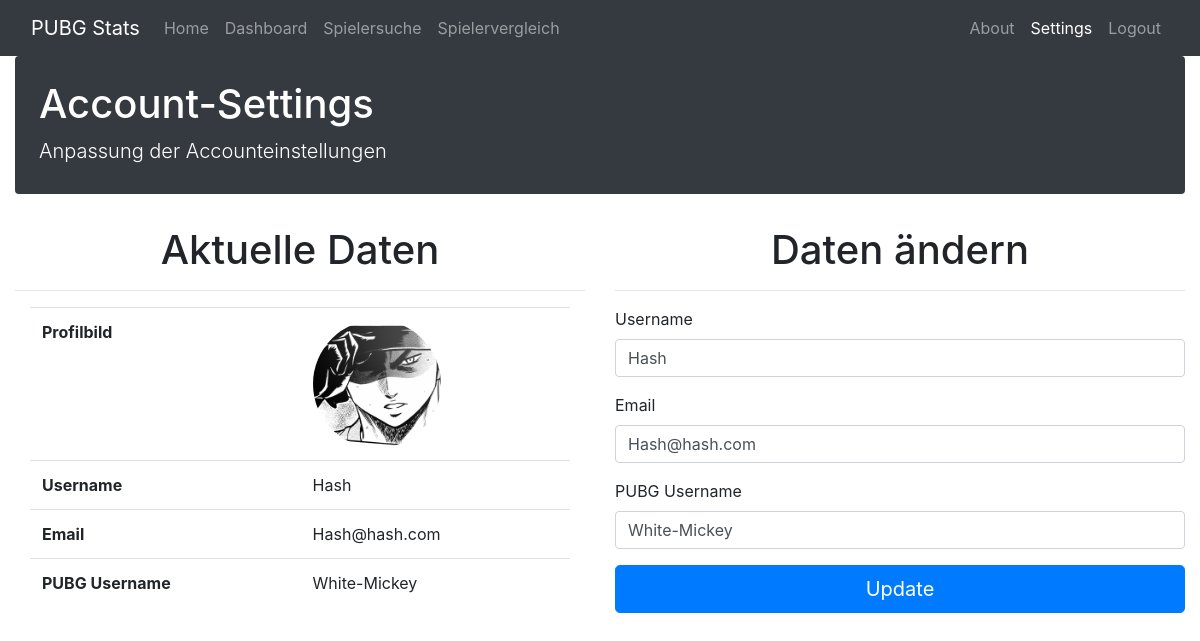
Before: /settings (signed in) with the older database file.
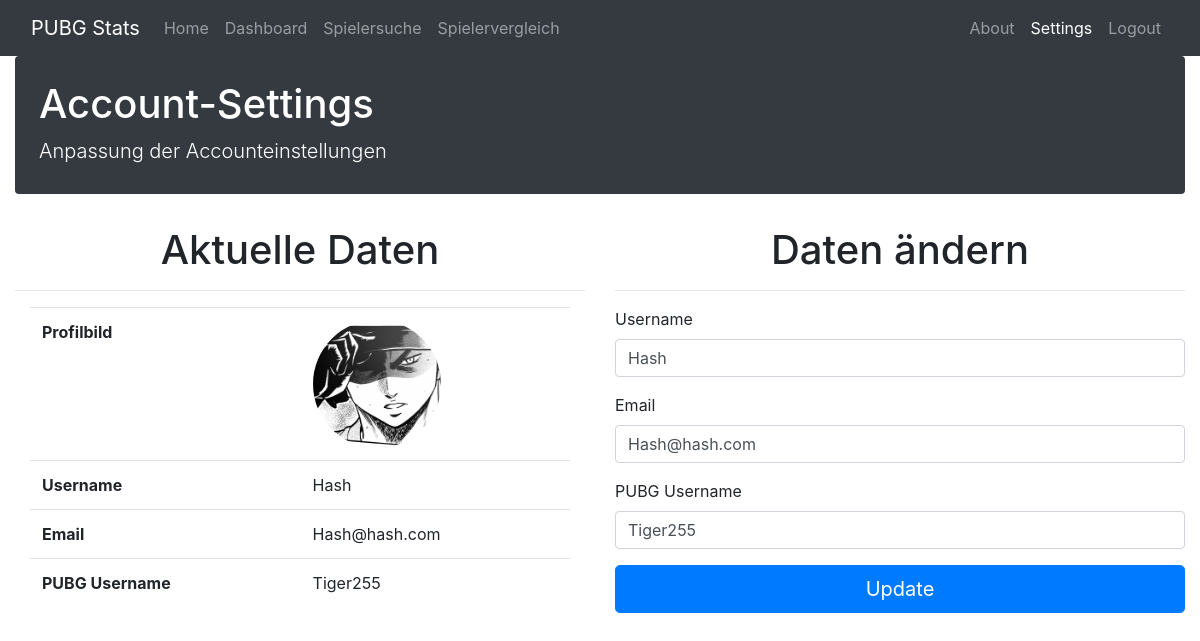
After: the same page with the newer database file.
### app.py (models this page shows, shortened)
class User(UserMixin, db.Model):
    id = db.Column(db.Integer, primary_key=True)
    username = db.Column(db.String(15), unique=True)
    email = db.Column(db.String(50), unique=True)
    password = db.Column(db.String(80))
    pubgusername = db.Column(db.String(20))

### app.py (the view)
@app.route('/settings', methods=['GET', 'POST'])
@login_required
def settings():
    form = SettingsForm()
    if form.validate_on_submit():
        current_user.username = form.username.data
        current_user.email = form.email.data
        current_user.pubgusername = form.pubgusername.data
        db.session.commit()
        flash('Your account hast been updated!', 'success')
        return redirect(url_for('settings'))
    elif request.method == 'GET':
        form.username.data = current_user.username
        form.email.data = current_user.email
        form.pubgusername.data = current_user.pubgusername
        image_file = url_for('static', filename='Player1.jpg')
    return render_template('settings.html', form=form,
                           image_file=image_file,
                           name=current_user.username,
                           email=current_user.email,
                           pubgusername=current_user.pubgusername)

### app.py
class SettingsForm(FlaskForm):
    username = StringField('Username', validators=[InputRequired(), Length(min=4, max=15)])
    email = StringField('Email', validators=[InputRequired(), Email(message='Invalid email'), Length(max=50)])
    pubgusername = StringField('PUBG Username', validators=[InputRequired(), Length(min=4, max=15)])

### app.py (called while the page is built)
@login_manager.user_loader
def load_user(user_id):
    return User.query.get(int(user_id))

### templates/settings.html (shortened to what this page needs)
{% extends 'layout.html' %}
{% import "bootstrap/wtf.html" as wtf %}
{% block nav_settings %}active{% endblock %}
{% block body %}
  <div class="jumbotron p-3 p-md-4 text-white rounded bg-dark">
        <div class="col-md-6 px-0">
          <h1 class="display-7">Account-Settings</h1>
          <p class="lead my-1">Anpassung der Accounteinstellungen</p>
        </div>
      </div>
<div class="row">
    <div class="col-md-6">
    <div class="card-light">
        <div class="card-header-light bg-transparent text-center">
            <h1 class="display-5">Aktuelle Daten</h1>
            <hr>
        </div>
            <div class="container">
                <table class="table">
                  <tbody>
                    <tr>
                      <th scope="row">Profilbild</th>
                      <td><img class="rounded-circle account-img"  style="width: 128px; height: 128px;" src="{{ image_file }}"></td>
                    </tr>
                    <tr>
                      <th scope="row">Username</th>
                      <td>{{ name }}</td>
                    </tr>
                    <tr>
                      <th scope="row">Email</th>
                      <td>{{ email }}</td>
                    </tr>
                    <tr>
                      <th scope="row">PUBG Username</th>
                      <td>{{ pubgusername }}</td>
                    </tr>
                  </tbody>
                </table>
            </div>
        </div>
    </div>
    <div class="col-md-6">
    <div class="card-light">
        <div class="card-header-light bg-transparent text-center">
            <h1 class="display-5">Daten ändern</h1>
            <hr>
        </div>
        <form class="form-signin" method="POST" action="/settings">
            {{ wtf.form_field(form.username) }}
            {{ wtf.form_field(form.email) }}
            {{ wtf.form_field(form.pubgusername) }}
            <button class="btn btn-lg btn-primary btn-block" type="submit">Update</button>
        </form>
    </div>
    </div>
</div>
{% endblock %}

### templates/layout.html (shortened to what this page needs)
<!DOCTYPE html>
<html>
  <head>
    <link rel="stylesheet" href="https://stackpath.bootstrapcdn.com/bootstrap/4.1.3/css/bootstrap.min.css">
      <link rel="stylesheet" href="https://use.fontawesome.com/releases/v5.4.1/css/all.css">
  </head>
  <body>
    <nav class="navbar navbar-expand-lg navbar-dark bg-dark sticky-top">
        <div class="container-fluid">
            <a class="navbar-brand" href="/home">PUBG Stats</a>
        <div class="collapse navbar-collapse" id="navbarTogglerDemo03">
            <ul class="navbar-nav mr-auto mt-2 mt-lg-0">
                <li class="{% block nav_home %}{% endblock %}">
                    <a class="nav-link" href="/home">Home</a>
                </li>
                {% if current_user.is_authenticated %}
                <li class="{% block nav_dashboard %}{% endblock %}">
                    <a class="nav-link" href="/dashboard">Dashboard</a>
                </li>
                <li class="{% block nav_playersearch %}{% endblock %}">
                    <a class="nav-link" href="/playersearch">Spielersuche</a>
                </li>
                <li class="{% block nav_comparison %}{% endblock %}">
                    <a class="nav-link" href="/comparison">Spielervergleich</a>
                </li>
                {% endif %}
            </ul>
        <ul class="navbar-nav navbar-right">
        <li class="{% block nav_about %}{% endblock %}">
        <a class="nav-link" href="/about">About</a>
        </li>
            {% if current_user.is_authenticated %}
            <li class="{% block nav_settings %}{% endblock %}">
                <a class="nav-link" href="/settings">Settings</a>
            </li>
            <li class="nav-item">
                <a class="nav-link" href={{ url_for('logout') }}>Logout</a>
            </li>
            {% endif %}
            </ul>
        </div>
        </div>
        </nav>
      <div class="container-fluid">
          {% block body %}{% endblock %}
      </div>
  </body>
</html>

Changed rows visible on the page:
changed User "Hash": pubgusername "White-Mickey" → "Tiger255"
